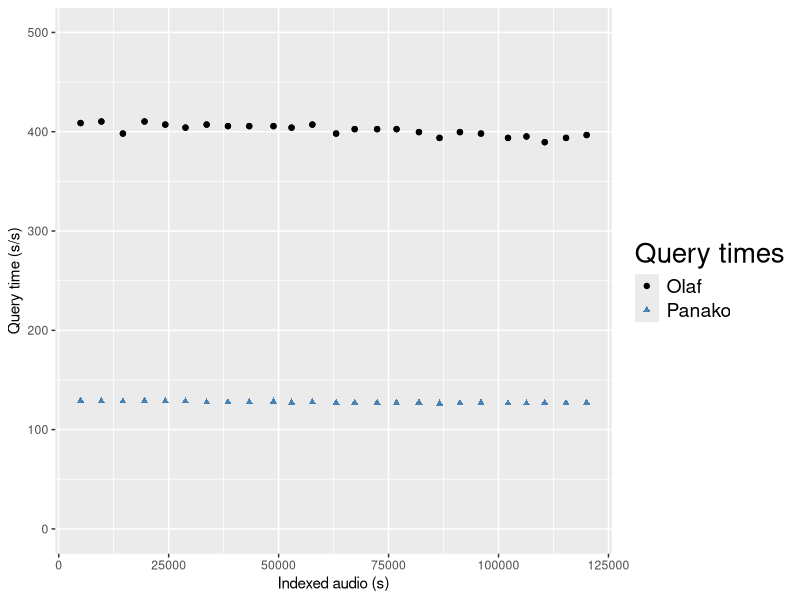
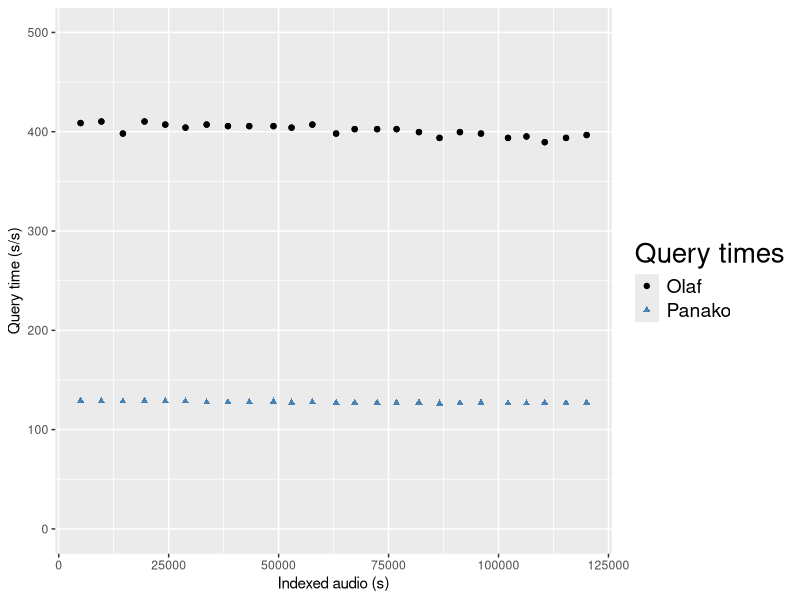

Source code (R) for these figures, in order:
library(readr)
require(ggplot2)
require(svglite)

bm <- read_csv("olaf_vs_panako.data",show_col_types = FALSE);

diffs = data.frame(diff(as.matrix(bm)))
index_steps = c(bm$index_size[1] , diffs$index_size )
bm$index_steps <- index_steps

a <- ggplot(bm, aes(bm$index_size,bm$olaf_query_time)) +
  geom_point(aes(x = bm$index_size , y = bm$olaf_query_time, colour="Olaf")) +
  geom_point(aes(x = bm$index_size, y = bm$panako_query_time, colour="Panako") , shape="triangle") +
  geom_point(na.rm = TRUE) +
  xlab("Indexed audio (s)") +
  ylab("Query time (s/s)") +
  ylim(c(0,500))+
  scale_color_manual(name='Query times',
                     breaks=c('Olaf', 'Panako'),
                     values=c('Olaf'='black', 'Panako'='steelblue'))+
  theme(legend.title=element_text(size=20),
        legend.text=element_text(size=14));

ggsave(file="olaf_vs_panako_query.svg", plot=a, width=10, height=8)
a
